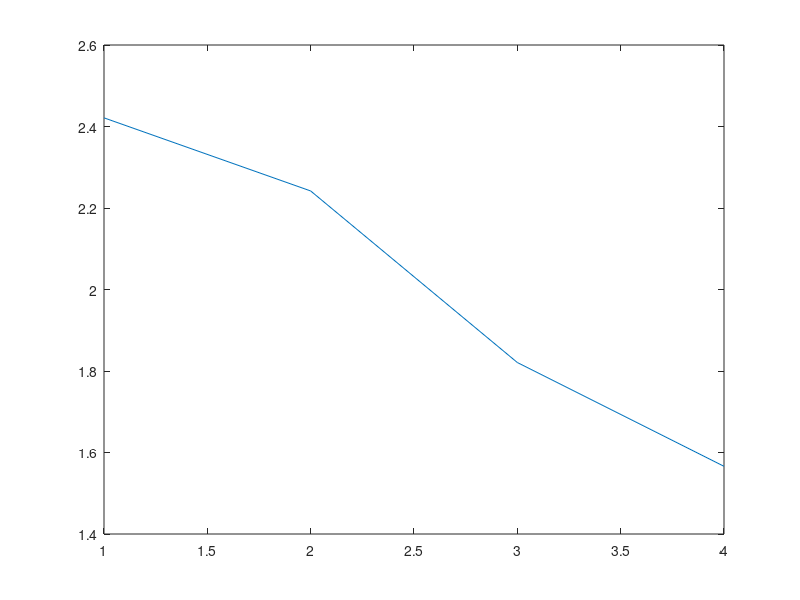

This figure's MATLAB source:
y = [2.5,2.15,1.8,1.6]
x = [1/(472*10^-9), 1/(502*10^-9), 1/(590*10^-9), 1/(660*10^-9)]
reg = polyfit(x,y,1)

figure
plot(polyval(reg,x))

